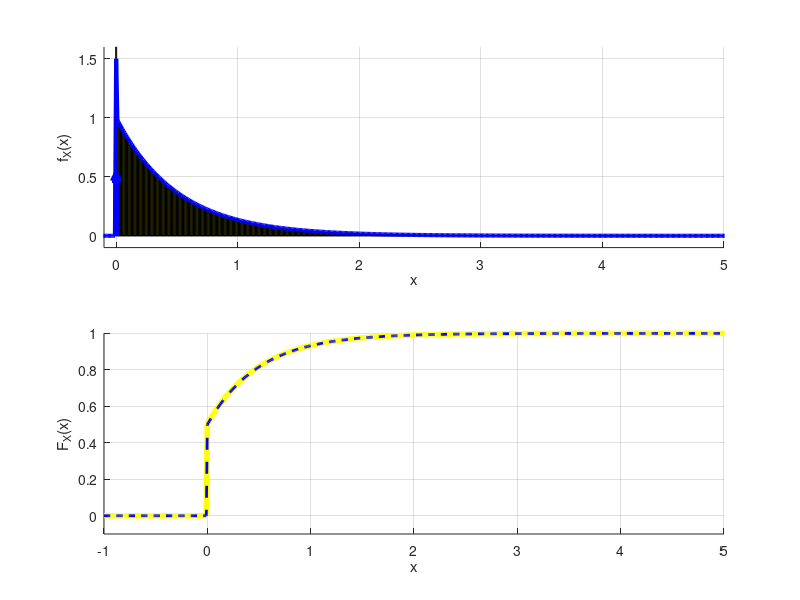
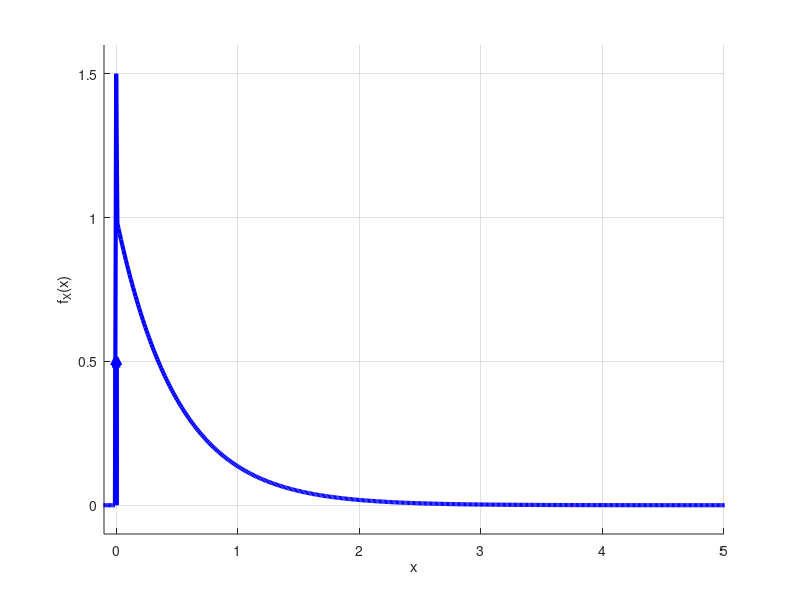
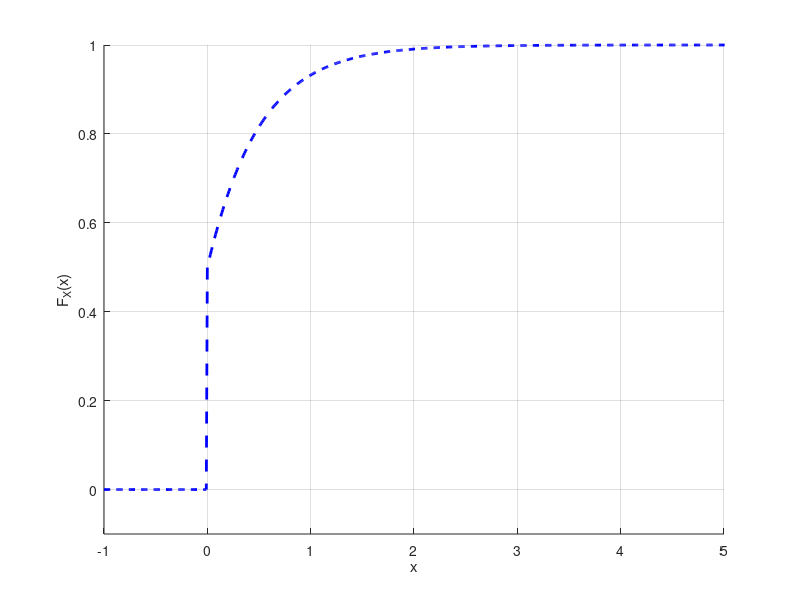

Write the MATLAB code that produced these figures, in order.
clear all; close all; clc;
pkg load statistics;

N = 10^6;                        % Número de lançamentos

U = randi([1 6], 1, N);          % Lançamento dos dados

idx1 = U == 1 | U == 3 | U == 5; % Ocorrências ímpares
idx2 = U == 2 | U == 4 | U == 6; % Ocorrências pares

X = zeros(1, N); % Criando vetor para armazenar valores aleatórios de X

X(idx1) = 0; % Se for impar atribuir valor 0

% Se for par atribuir valor pela distribuição exponencial com \lambda = 2
lambda = 2; beta = 1/lambda; % Parâmetros da distribuição exponencial
X(idx2) = exprnd(beta, 1, sum(idx2));

dx = 0.01; x = -1 : dx : 5.2; % Vetor de valores de x para plotar pdf e cdf

pdfX_sim = hist(X, x) / (N * dx); % Simulação da pdf de X
pdfX_teo = (1/2) * (x == 0) + exp(-lambda*x) .* (x >= 0); % PDF teórica de X

cdfX_sim = cumsum(pdfX_sim) * dx; % Simulação da CDF de X
cdfX_teo = (1 - 1/2 * exp(-lambda*x)) .* (x >= 0); % CDF teórica de X


figure;
subplot(2,1,1); hold on; grid on;
bar(x, pdfX_sim,'y'); % Plotando PDF simulada
plot(x, pdfX_teo,'b', 'LineWidth', 3'); % Plotando PDF teórica
plot([0, 0], [0, 1/2], 'b', 'LineWidth', 4'); % Plotando linha do impulso
plot([0], [1/2], 'b^', 'LineWidth', 3'); % Plotando seta do impulso
xlim([-0.1 5]); ylim([-0.1 1.6]); % Limites dos eixos
xlabel('x'); ylabel('f_X(x)'); % Legendas dos eixos

subplot(2,1,2); hold on; grid on;
plot(x, cdfX_sim, 'y', 'LineWidth', 4); % Plotando CDF simulada
plot(x, cdfX_teo, 'b--', 'LineWidth', 2); % Plotando CDF teórica
xlim([-1 5]); ylim([-0.1 1]); % Limites dos eixos
xlabel('x'); ylabel('F_X(x)'); % Legendas dos eixos

printf('Sim: Pr[-2 <= X <= 2] = %g\n', sum(X <= 2) / N); % Probabilidade simulada
printf('Teo: Pr[-2 <= X <= 2] = %g\n', 1 - exp(-2 * lambda)); % Probabilidade teórica

printf('Sim: E[X] = %g\n', mean(X)); % Valor esperado simulado
printf('Teo: E[X] = %g\n', 1/4); % Valor esperado teórico

% Gerando esboços para o relatório
figure; hold on; grid on;
plot(x, pdfX_teo,'b', 'LineWidth', 3'); % Plotando PDF teórica
plot([0, 0], [0, 1/2], 'b', 'LineWidth', 4'); % Plotando linha do impulso
plot([0], [1/2], 'b^', 'LineWidth', 3'); % Plotando seta do impulso
xlim([-0.1 5]); ylim([-0.1 1.6]); % Limites dos eixos
xlabel('x'); ylabel('f_X(x)'); % Legendas dos eixos

figure; hold on; grid on;
plot(x, cdfX_teo, 'b--', 'LineWidth', 2); % Plotando CDF teórica
xlim([-1 5]); ylim([-0.1 1]); % Limites dos eixos
xlabel('x'); ylabel('F_X(x)'); % Legendas dos eixos